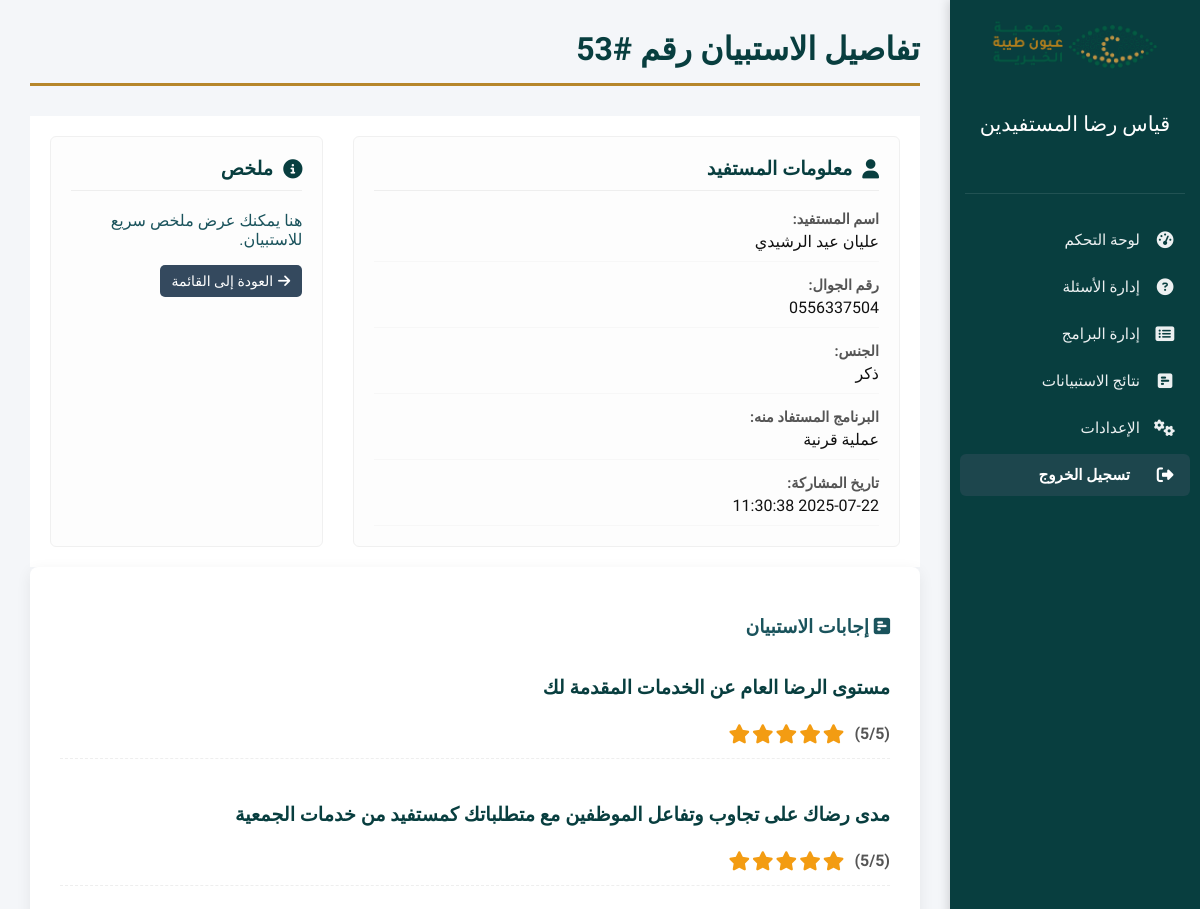
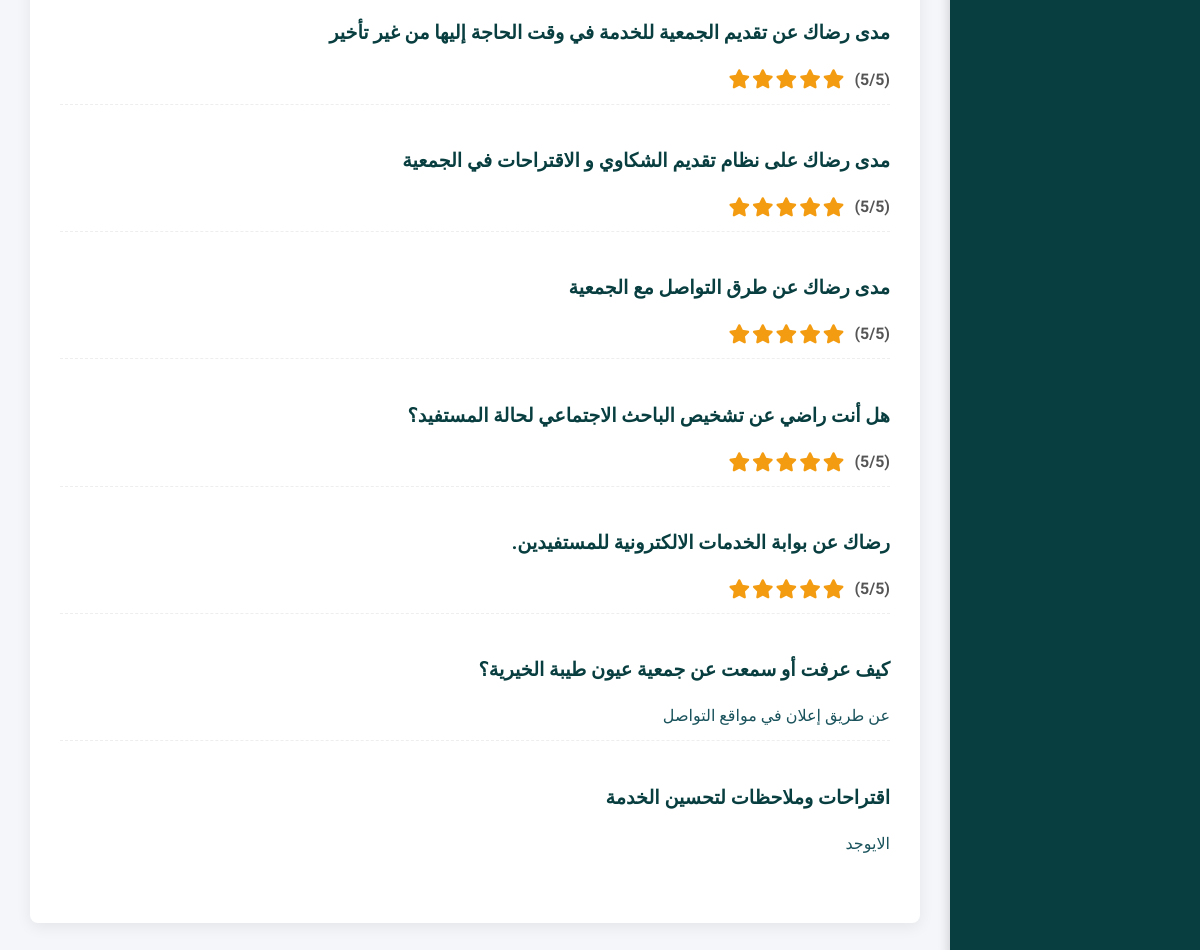
Screenshot of /admin/view_response.php?id=53 (signed in) with the database file from the repository (2 pictures, top to bottom).
### tables this page shows
CREATE TABLE `settings` (
  `id` int(11) NOT NULL,
  `site_name` varchar(255) NOT NULL,
  `system_name` varchar(255) NOT NULL,
  `logo_path` varchar(255) DEFAULT NULL,
  `primary_font_url` varchar(255) DEFAULT NULL,
  `primary_font_name` varchar(100) DEFAULT NULL,
  `primary_color` varchar(7) DEFAULT '#1a535c',
  `secondary_color` varchar(7) DEFAULT '#f7b538'
);

CREATE TABLE `survey_responses` (
  `id` int(11) NOT NULL,
  `beneficiary_name` varchar(255) DEFAULT NULL,
  `phone_number` varchar(20) DEFAULT NULL,
  `gender` enum('male','female') DEFAULT NULL,
  `program_id` int(11) DEFAULT NULL,
  `suggestions` text DEFAULT NULL,
  `submission_date` datetime DEFAULT current_timestamp()
);

CREATE TABLE `programs` (
  `id` int(11) NOT NULL,
  `program_name` varchar(255) NOT NULL,
  `program_order` int(11) NOT NULL DEFAULT 0
);

CREATE TABLE `survey_answers` (
  `id` int(11) NOT NULL,
  `response_id` int(11) NOT NULL,
  `question_id` int(11) NOT NULL,
  `answer_text` text DEFAULT NULL,
  `rating` int(11) DEFAULT NULL
);

CREATE TABLE `questions` (
  `id` int(11) NOT NULL,
  `question_text` text NOT NULL,
  `question_type` enum('text','single_choice','multiple_choice','rating','dropdown') NOT NULL,
  `is_required` tinyint(1) DEFAULT 0,
  `question_order` int(11) NOT NULL
);

### admin/view_response.php (the view, shortened to what this page needs)
<?php
require_once __DIR__ . "/../functions.php";
require_once __DIR__ . "/../db.php";
$response_id = intval($_GET["id"]);
$settings = get_latest_settings($conn);
$sql_response = "SELECT sr.id, sr.beneficiary_name, sr.phone_number, sr.gender, p.program_name, sr.suggestions, sr.submission_date FROM survey_responses sr LEFT JOIN programs p ON sr.program_id = p.id WHERE sr.id = ?";
$stmt_response = $conn->prepare($sql_response);
$stmt_response->bind_param("i", $response_id);
$stmt_response->execute();
$response_result = $stmt_response->get_result();
$response = $response_result->fetch_assoc();
$gender_display = 'لم يحدد';
if ($response['gender'] === 'male') {
    $gender_display = 'ذكر';
} elseif ($response['gender'] === 'female') {
    $gender_display = 'أنثى';
}
$sql_answers = "SELECT q.question_text, q.question_type, sa.answer_text, sa.rating FROM survey_answers sa JOIN questions q ON sa.question_id = q.id WHERE sa.response_id = ? ORDER BY q.question_order ASC";
$stmt_answers = $conn->prepare($sql_answers);
$stmt_answers->bind_param("i", $response_id);
$stmt_answers->execute();
$answers_result = $stmt_answers->get_result();
$answers = [];
if ($answers_result && $answers_result->num_rows > 0) { while ($row = $answers_result->fetch_assoc()) { $answers[] = $row; } }
?>
<!DOCTYPE html>
<html lang="ar" dir="rtl">
<?php echo get_admin_head($settings, "عرض الاستبيان"); ?>
<body>
    <div class="admin-wrapper">
        <div class="sidebar"><?php echo get_admin_header($settings); ?></div>
        <div class="main-content">
            <h1>تفاصيل الاستبيان رقم #<?php echo htmlspecialchars($response["id"]); ?></h1>
            <div class="details-wrapper">
                <div class="details-section">
                    <h3><i class="fas fa-user"></i> معلومات المستفيد</h3>
                    <div class="detail-grid">
                        <div class="detail-pair"><strong>اسم المستفيد:</strong><span><?php echo htmlspecialchars($response["beneficiary_name"] ?? "<em>لم يدخل</em>"); ?></span></div>
                        <div class="detail-pair"><strong>رقم الجوال:</strong><span><?php echo htmlspecialchars($response["phone_number"] ?? "<em>لم يدخل</em>"); ?></span></div>
                        <div class="detail-pair"><strong>الجنس:</strong><span><?php echo htmlspecialchars($gender_display); ?></span></div>
                        <div class="detail-pair"><strong>البرنامج المستفاد منه:</strong><span><?php echo htmlspecialchars($response["program_name"] ?? "غير محدد"); ?></span></div>
                        <div class="detail-pair"><strong>تاريخ المشاركة:</strong><span><?php echo htmlspecialchars($response["submission_date"]); ?></span></div>
                    </div>
                </div>
                <div class="actions-section">
                    <h3><i class="fas fa-info-circle"></i> ملخص</h3>
                    <p>هنا يمكنك عرض ملخص سريع للاستبيان.</p>
                    <a href="survey_results.php" class="btn-action" style="background-color: #34495e;"><i class="fas fa-arrow-right"></i> العودة إلى القائمة</a>
                </div>
            </div>
            <div class="form-container">
                <h3><i class="fas fa-poll-h"></i> إجابات الاستبيان</h3>
                <?php if (!empty($answers)): ?>
                    <?php foreach ($answers as $answer) : ?>
                        <div class="question-block">
                            <p class="question-title"><?php echo htmlspecialchars($answer["question_text"]); ?></p>
                            <div class="answer">
                                <?php
                                switch ($answer["question_type"]) {
                                    case "rating":
                                        echo "<div class=\"rating-display\">";
                                        echo "<span class=\"rating-text\">(" . htmlspecialchars($answer["rating"] ?? 0) . "/5)</span>";
                                        echo "<div class=\"rating-stars\">";
                                        for ($i = 1; $i <= 5; $i++) {
                                            $class = ($i <= $answer["rating"]) ? "fas fa-star rated" : "fas fa-star";
                                            echo "<i class=\"{$class}\"></i>";
                                        }
                                        echo "</div>";
                                        echo "</div>";
                                        break;
                                    default:
                                        echo htmlspecialchars($answer["answer_text"] ?? "لا توجد إجابة");
                                        break;
                                }
                                ?>
                            </div>
                        </div>
                    <?php endforeach; ?>
                <?php else: ?>
                     <p>لم يتم العثور على إجابات لهذا الاستبيان.</p>
                <?php endif; ?>
            </div>
        </div>
    </div>
</body>
</html>

### functions.php (shortened to what this page needs)
<?php
function get_latest_settings($conn) {
    $sql = "SELECT * FROM settings ORDER BY id DESC LIMIT 1";
    $result = $conn->query($sql);
    if ($result && $result->num_rows > 0) { return $result->fetch_assoc(); }
    return [
        "site_name" => "نظام الاستبيانات",
        "system_name" => "لوحة التحكم",
        "logo_path" => "",
        "primary_font_url" => "https://fonts.googleapis.com/css2?family=Tajawal:wght@400;500;700&display=swap",
        "primary_font_name" => "Tajawal",
        "primary_color" => "#1a535c",
        "secondary_color" => "#f7b538"
    ];
}
function get_admin_header($settings) {
    $logo_html = "";
    if (!empty($settings["logo_path"])) {
        $logo_path = "../" . htmlspecialchars($settings["logo_path"]);
        $logo_html = "<img src=\"{$logo_path}\" alt=\"" . htmlspecialchars($settings["site_name"]) . " Logo\" style=\"max-height: 50px; margin-bottom: 10px;\">";
    } else {
        $logo_html = "<h3 class=\"site-name2\">" . htmlspecialchars($settings["site_name"]) . "</h3>";
    }
    $current_page = basename($_SERVER['PHP_SELF']);
    $menu_items = [
        'dashboard.php' => ['icon' => 'fa-tachometer-alt', 'text' => 'لوحة التحكم'],
        'questions.php' => ['icon' => 'fa-question-circle', 'text' => 'إدارة الأسئلة'],
        'programs.php' => ['icon' => 'fa-list-alt', 'text' => 'إدارة البرامج'],
        'survey_results.php' => ['icon' => 'fa-poll-h', 'text' => 'نتائج الاستبيانات'],
        'settings.php' => ['icon' => 'fa-cogs', 'text' => 'الإعدادات'],
    ];
    $menu_html = "<ul>";
    foreach ($menu_items as $url => $item) {
        $active_class = ($current_page == $url) ? 'active' : '';
        $menu_html .= "<li><a href=\"{$url}\" class=\"{$active_class}\"><i class=\"fas {$item['icon']}\"></i> <span>{$item['text']}</span></a></li>";
    }
    $menu_html .= "<li><a href=\"logout.php\" class=\"logout-btn\"><i class=\"fas fa-sign-out-alt\"></i> <span>تسجيل الخروج</span></a></li>";
    $menu_html .= "</ul>";
    return "<div class=\"sidebar-header\">{$logo_html}<h4 class=\"system-title\">" . htmlspecialchars($settings["system_name"]) . "</h4></div><div class=\"sidebar-separator\"></div>{$menu_html}";
}
function get_admin_head($settings, $page_title = "لوحة التحكم") {
    $font_name = $settings['primary_font_name'] ?? 'Tajawal';
    $font_url = $settings['primary_font_url'] ?? '';
    $head = "<head>
        <meta charset=\"UTF-8\">
        <meta name=\"viewport\" content=\"width=device-width, initial-scale=1.0\">
        <title>" . htmlspecialchars($page_title) . " - " . htmlspecialchars($settings["system_name"]) . "</title>
        <link rel=\"stylesheet\" href=\"../css/style.css\">
        <link rel=\"stylesheet\" href=\"https://cdnjs.cloudflare.com/ajax/libs/font-awesome/6.4.0/css/all.min.css\">";
    if (!empty($font_url)) {
        $head .= "<link href=\"" . htmlspecialchars($font_url) . "\" rel=\"stylesheet\">";
    }
    $head .= "<style>
            body { font-family: '" . htmlspecialchars($font_name) . "', sans-serif; }
            :root {
                --primary-color: " . htmlspecialchars($settings["primary_color"] ?? '#1a535c') . ";
                --secondary-color: " . htmlspecialchars($settings["secondary_color"] ?? '#f7b538') . ";
            }
        </style>
    </head>";
    return $head;
}
?>

### css/style.css (style rules this page uses)
:root { --primary-color: #1a535c; --secondary-color: #f7b538; --danger-color: #e74c3c; --success-color: #27ae60; --info-color: #3498db; --light-bg: #f4f6f9; --white-color: #ffffff; --text-color: #1a535c; --sidebar-width: 250px; }
body { font-family: 'Tajawal', sans-serif; background-color: var(--light-bg); margin: 0; direction: rtl; color: var(--text-color); }
.admin-wrapper { display: flex; min-height: 100vh; }
.sidebar { width: var(--sidebar-width); background-color: var(--primary-color); color: var(--white-color); display: flex; flex-direction: column; position: fixed; top: 0; right: 0; bottom: 0; box-shadow: -2px 0 10px rgba(0,0,0,0.15); z-index: 1001; transition: right 0.3s ease-in-out; }
.sidebar-header { padding: 20px 15px; text-align: center; }
.system-title { font-size: 1.3rem; font-weight: 500; color: var(--white-color); }
.sidebar-separator { height: 1px; background-color: rgba(255,255,255,0.1); margin: 10px 15px; }
.sidebar ul { list-style: none; padding: 15px 10px; margin: 0; flex-grow: 1; overflow-y: auto; }
.sidebar ul li a { color: #ecf0f1; text-decoration: none; display: flex; align-items: center; padding: 12px 15px; border-radius: 6px; margin-bottom: 5px; transition: background-color 0.2s, color 0.2s; font-size: 0.95rem; }
.sidebar ul li a i { margin-left: 15px; width: 20px; text-align: center; font-size: 1.1em; }
.sidebar ul li a span { flex-grow: 1; }
.logout-btn { color: #f1c40f; text-decoration: none; display: flex; align-items: center; justify-content: center; gap: 10px; padding: 20px; background-color: rgba(0,0,0,0.2); font-weight: bold; transition: background-color 0.3s; }
.main-content { flex-grow: 1; padding: 30px; margin-right: var(--sidebar-width); transition: margin-right 0.3s ease-in-out; }
.main-content h1 { color: var(--primary-color); border-bottom: 3px solid var(--secondary-color); padding-bottom: 15px; margin-top: 0; margin-bottom: 30px; }
.sidebar ul a.logout-btn { color: #fff !important; background-color: #1d464d !important; }
.sidebar ul a { justify-content: flex-start; }
.question-block { margin-bottom: 25px; padding-bottom: 15px; border-bottom: 1px dashed #eee; }
.question-block:last-of-type { border-bottom: none; }
.question-title { display: block; font-size: 1.2rem; font-weight: 700; color: var(--primary-color); margin-bottom: 15px; }
.form-container, .table-container { background-color: var(--white-color); padding: 30px; border-radius: 8px; box-shadow: 0 4px 15px rgba(0,0,0,0.07); margin-bottom: 30px; overflow: hidden; }
.btn-edit, .btn-delete, .btn-action { padding: 8px 12px; border: none; border-radius: 5px; color: white !important; text-decoration: none; cursor: pointer; font-size: 14px; margin-left: 5px; display: inline-flex; align-items: center; gap: 5px; transition: opacity 0.3s, transform 0.2s; }
.details-wrapper { display: grid; grid-template-columns: 2fr 1fr; gap: 30px; padding: 20px; background-color: #fff; }
.details-section, .actions-section { background-color: #fdfdfd; padding: 20px; border-radius: 6px; border: 1px solid #f0f0f0; }
.details-section h3, .actions-section h3 { margin-top: 0; margin-bottom: 20px; padding-bottom: 10px; border-bottom: 1px solid #eee; color: var(--primary-color); font-size: 1.2rem; display: flex; align-items: center; gap: 10px; }
.detail-grid { display: grid; grid-template-columns: 1fr; gap: 15px; }
.detail-pair { padding-bottom: 10px; border-bottom: 1px solid #f7f7f7; }
.detail-pair strong { display: block; font-size: 0.9rem; color: #555; margin-bottom: 4px; }
.detail-pair span, .detail-pair p { font-size: 1rem; color: #111; margin: 0; }
.rating-display { display: flex; align-items: center; gap: 10px; justify-content: flex-end; }
.rating-stars { display: flex; direction: ltr; gap: 2px; }
.rating-display .fa-star { color: #ccc; font-size: 1.2rem; }
.rating-display .fa-star.rated { color: #f39c12; }
.rating-display .rating-text { font-weight: bold; color: #555; }
.form-container .question-block { display: flex; flex-direction: column; align-items: flex-start; gap: 10px; }
.answer .rating-display { display: flex; align-items: center; justify-content: flex-start; gap: 10px; width: 100%; }
.rating-display .rating-stars { display: flex; direction: ltr; gap: 2px; }

### rows the page displays
settings: logo_path (picture), system_name "قياس رضا المستفيدين"
survey_responses: id "53", beneficiary_name "عليان عيد الرشيدي", phone_number "0556337504", gender "ذكر", program.program_name "عملية قرنية", submission_date "2025-07-22 11:30:38"
survey_answers: question.question_text "مستوى الرضا العام عن الخدمات المقدمة لك", rating "5"
survey_answers: question.question_text "مدى رضاك على تجاوب وتفاعل الموظفين مع متطلباتك كمستفيد من خدمات الجمعية", rating "5"
survey_answers: question.question_text "مدى رضاك عن تقديم الجمعية للخدمة في وقت الحاجة إليها من غير تأخير", rating "5"
survey_answers: question.question_text "مدى رضاك على نظام تقديم الشكاوي و الاقتراحات في الجمعية", rating "5"
survey_answers: question.question_text "مدى رضاك عن طرق التواصل مع الجمعية", rating "5"
survey_answers: question.question_text "هل أنت راضي عن تشخيص الباحث الاجتماعي لحالة المستفيد؟", rating "5"
survey_answers: question.question_text "رضاك عن بوابة الخدمات الالكترونية للمستفيدين.", rating "5"
survey_answers: question.question_text "كيف عرفت أو سمعت عن جمعية عيون طيبة الخيرية؟", answer_text "عن طريق إعلان في مواقع التواصل"
survey_answers: question.question_text "اقتراحات وملاحظات لتحسين الخدمة", answer_text "الايوجد"

### other values shown
$item['text'] "لوحة التحكم"
$item['text'] "إدارة الأسئلة"
$item['text'] "إدارة البرامج"
$item['text'] "نتائج الاستبيانات"
$item['text'] "الإعدادات"
